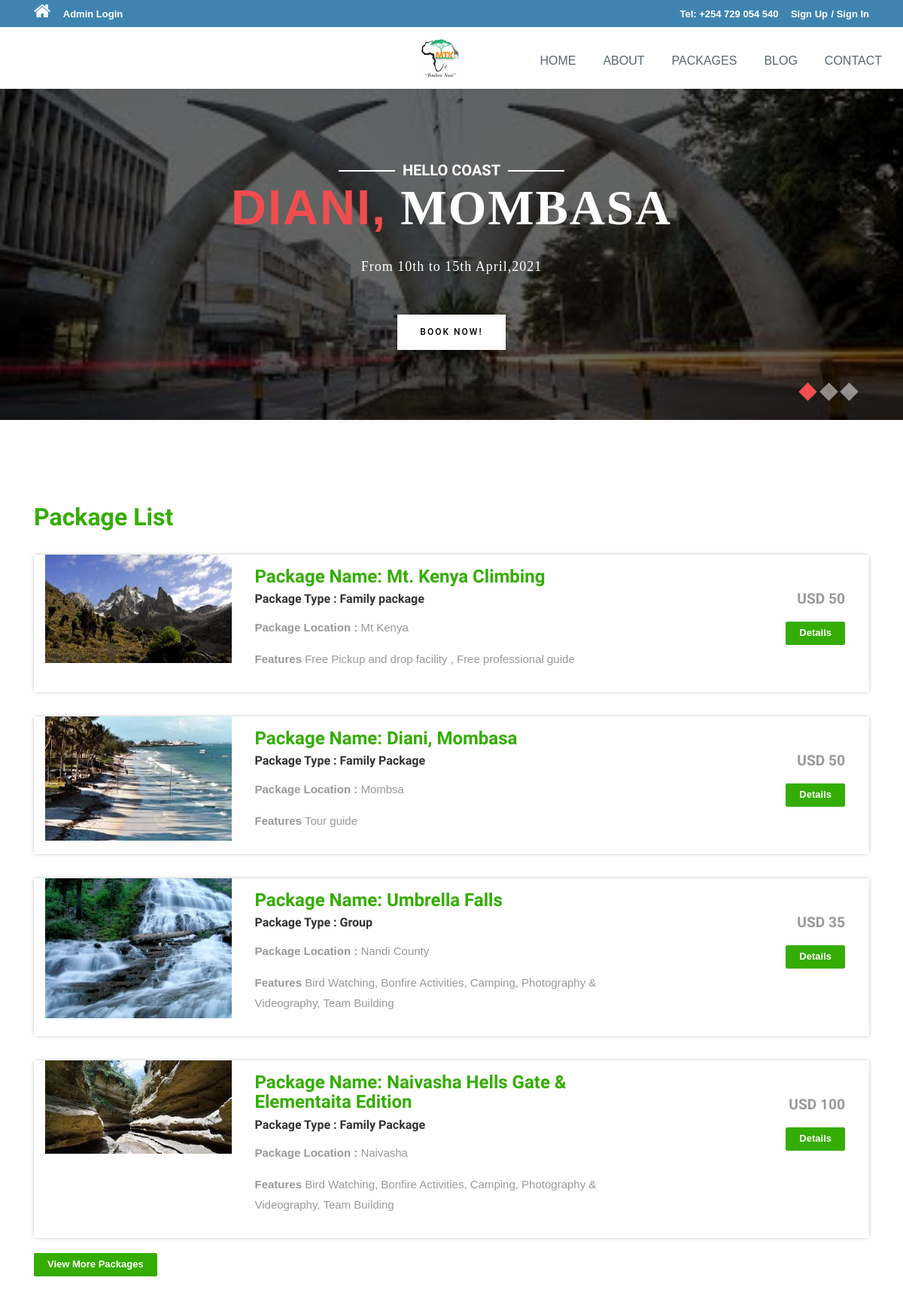
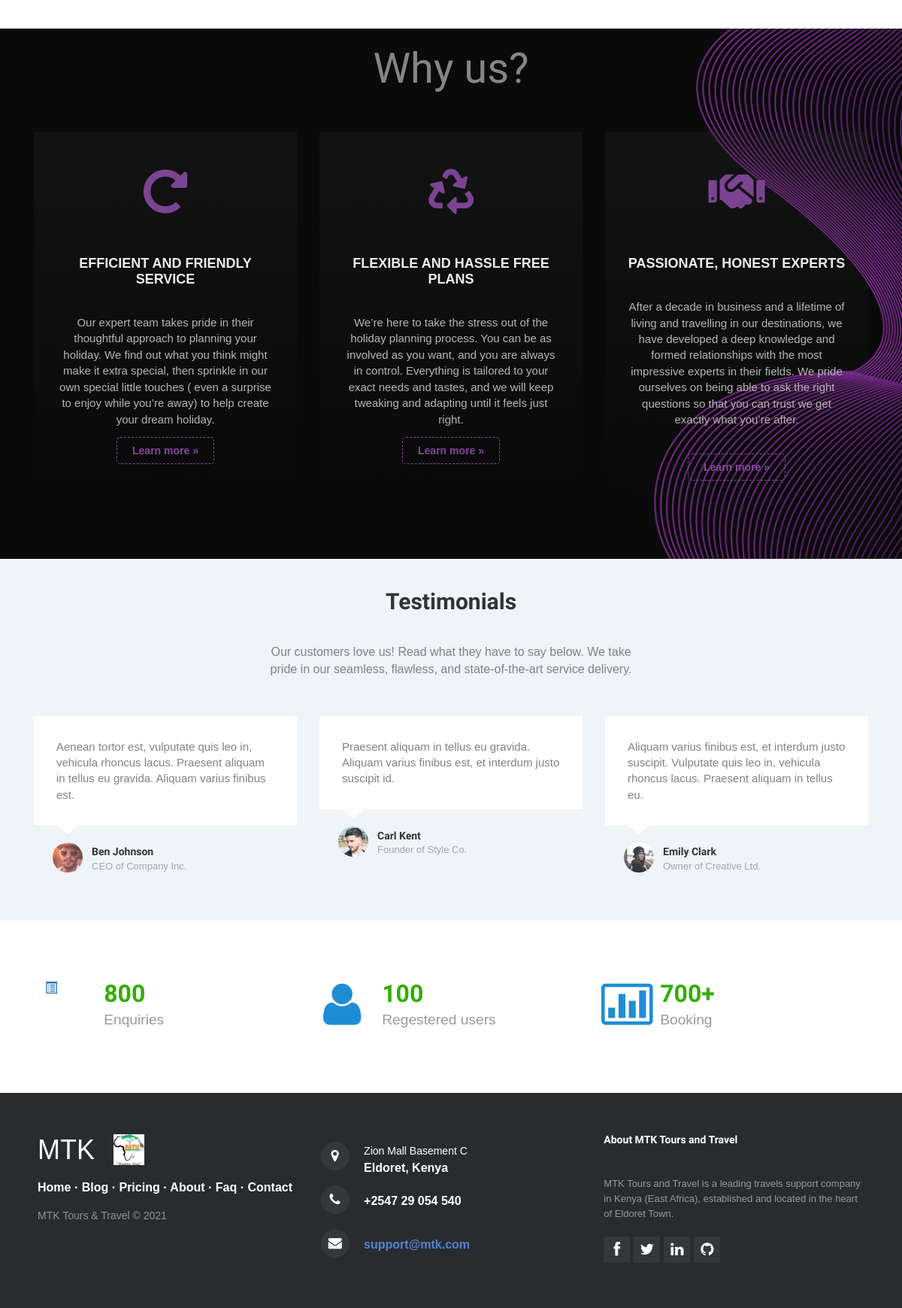
The page / on the database its author committed (2 pictures, top to bottom).
### tables this page shows
CREATE TABLE `tbltourpackages` (
  `PackageId` int(11) NOT NULL,
  `PackageName` varchar(200) DEFAULT NULL,
  `PackageType` varchar(150) DEFAULT NULL,
  `PackageLocation` varchar(100) DEFAULT NULL,
  `PackagePrice` int(11) DEFAULT NULL,
  `PackageFetures` varchar(255) DEFAULT NULL,
  `PackageDetails` mediumtext,
  `PackageImage` varchar(100) DEFAULT NULL,
  `Creationdate` timestamp NULL DEFAULT CURRENT_TIMESTAMP,
  `UpdationDate` timestamp NULL DEFAULT NULL ON UPDATE CURRENT_TIMESTAMP
);

### index.php (the view, shortened to what this page needs)
<?php
include('includes/config.php');
?>
<!DOCTYPE HTML>
<html>
<head>
<?php include('includes/links.php');?>
<link href="css/animate.css" rel="stylesheet" type="text/css" media="all">
</head>
<body>
<section id="home">
<?php include('includes/header.php');?>
        <div id="fw_al_007" class="carousel ps_rotate_scale_c ps_indicators_l ps_control_rotate_f swipe_x ps_easeOutQuint" data-ride="carousel" data-pause="hover" data-interval="5000" data-duration="2000">
            <ol class="carousel-indicators">
                <li data-target="#fw_al_007" data-slide-to="0" class="active"></li>
                <li data-target="#fw_al_007" data-slide-to="1"></li>
                <li data-target="#fw_al_007" data-slide-to="2"></li>
            </ol>
            <div class="carousel-inner" role="listbox">
                <div class="carousel-item active">
                    <img src="assets/img/mombasa.jpg" alt="fw_al_007_01">
                    <div class="fw_al_007_slide">
                        <h3 data-animation="animated flipInX">Hello Coast</h3>
                        <h1 data-animation="animated flipInX"><span>Diani,</span> Mombasa</h1>
                        <p data-animation="animated flipInX">From 10th to 15th April,2021</p>
                        <a href="package-list.php" data-animation="animated flipInX">Book Now!</a>
                    </div>
                </div>
            </div>
    </section>
<div class="container">
	<div class="holiday">
	<h3>Package List</h3>
<?php $sql = "SELECT * from tbltourpackages order by rand() limit 4";
$query = $dbh->prepare($sql);
$query->execute();
$results=$query->fetchAll(PDO::FETCH_OBJ);
if($query->rowCount() > 0)
{
foreach($results as $result)
{	?>
			<div class="rom-btm">
				<div class="col-md-3 room-left wow fadeInLeft animated" data-wow-delay=".5s">
					<img src="admin/pacakgeimages/<?php echo htmlentities($result->PackageImage);?>" class="img-responsive" alt="">
				</div>
				<div class="col-md-6 room-midle wow fadeInUp animated" data-wow-delay=".5s">
					<h4>Package Name: <?php echo htmlentities($result->PackageName);?></h4>
					<h6>Package Type : <?php echo htmlentities($result->PackageType);?></h6>
					<p><b>Package Location :</b> <?php echo htmlentities($result->PackageLocation);?></p>
					<p><b>Features</b> <?php echo htmlentities($result->PackageFetures);?></p>
				</div>
				<div class="col-md-3 room-right wow fadeInRight animated" data-wow-delay=".5s">
					<h5>USD <?php echo htmlentities($result->PackagePrice);?></h5>
					<a href="package-details.php?pkgid=<?php echo htmlentities($result->PackageId);?>" class="view">Details</a>
				</div>
				<div class="clearfix"></div>
			</div>
<?php }} ?>
<div><a href="package-list.php" class="view">View More Packages</a></div>
</div>
	</div>
    <div class="features-boxed">
        <div class="container">
            <h1 class="display-4 text-center text-white-50" style="padding-top: 20px;">Why us?</h1>
            <div class="row justify-content-center features">
                <div class="col-sm-6 col-md-5 col-lg-4 item">
                    <div class="box"><i class="fas fa-redo-alt icon"></i>
                        <h3 class="name"><br><strong>EFFICIENT AND FRIENDLY SERVICE</strong><br></h3>
                        <p class="description"><br>Our expert team takes pride in their thoughtful approach to planning your holiday. We find out what you think might make it extra special, then sprinkle in our own special little touches ( even a surprise to enjoy while you’re
                            away) to help create your dream holiday.<br></p><a class="learn-more" href="#">Learn more »</a>
                    </div>
                </div>
                <div class="col-sm-6 col-md-5 col-lg-4 item">
                    <div class="box"><i class="fas fa-recycle icon"></i>
                        <h3 class="name"><br><strong>FLEXIBLE AND HASSLE FREE PLANS</strong><br></h3>
                        <p class="description"><br>We’re here to take the stress out of the holiday planning process. You can be as involved as you want, and you are always in control. Everything is tailored to your exact needs and tastes, and we will keep tweaking and adapting
                            until it feels just right.<br></p><a class="learn-more" href="#">Learn more »</a>
                    </div>
                </div>
                <div class="col-sm-6 col-md-5 col-lg-4 item">
                    <div class="box"><i class="fas fa-handshake icon"></i>
                        <h3 class="name"><br><strong>PASSIONATE, HONEST EXPERTS</strong><br></h3>
                        <p class="description"><br>After a decade in business and a lifetime of living and travelling in our destinations, we have developed a deep knowledge and formed relationships with the most impressive experts in their fields. We pride ourselves on being
                            able to ask the right questions so that you can trust we get exactly what you’re after.<br><br></p><a class="learn-more" href="#">Learn more »</a>
                    </div>
                </div>
            </div>
        </div>
    </div>
    <section class="testimonials-clean">
        <div class="container">
            <div class="intro">
                <h2 class="text-center">Testimonials </h2>
                <p class="text-center">Our customers love us! Read what they have to say below. We take pride in our seamless, flawless, and state-of-the-art service delivery.</p>
            </div>
            <div class="row people">
                <div class="col-md-6 col-lg-4 item">
                    <div class="box">
                        <p class="description">Aenean tortor est, vulputate quis leo in, vehicula rhoncus lacus. Praesent aliquam in tellus eu gravida. Aliquam varius finibus est.</p>
                    </div>
                    <div class="author"><img class="rounded-circle" src="assets/img/1.jpg">
                        <h5 class="name">Ben Johnson</h5>
                        <p class="title">CEO of Company Inc.</p>
                    </div>
                </div>
                <div class="col-md-6 col-lg-4 item">
                    <div class="box">
                        <p class="description">Praesent aliquam in tellus eu gravida. Aliquam varius finibus est, et interdum justo suscipit id.</p>
                    </div>
                    <div class="author"><img class="rounded-circle" src="assets/img/3.jpg">
                        <h5 class="name">Carl Kent</h5>
                        <p class="title">Founder of Style Co.</p>
                    </div>
                </div>
                <div class="col-md-6 col-lg-4 item">
                    <div class="box">
                        <p class="description">Aliquam varius finibus est, et interdum justo suscipit. Vulputate quis leo in, vehicula rhoncus lacus. Praesent aliquam in tellus eu.</p>
                    </div>
                    <div class="author"><img class="rounded-circle" src="assets/img/2.jpg">
                        <h5 class="name">Emily Clark</h5>
                        <p class="title">Owner of Creative Ltd.</p>
                    </div>
                </div>
            </div>
        </div>
    </section>
<div class="routes">
	<div class="container">
		<div class="col-md-4 routes-left wow fadeInRight animated" data-wow-delay=".5s">
			<div class="rou-left">
				<a href="#"><i class="glyphicon glyphicon-list-alt"></i></a>
			</div>
			<div class="rou-rgt wow fadeInDown animated" data-wow-delay=".5s">
				<h3>800</h3>
				<p>Enquiries</p>
			</div>
				<div class="clearfix"></div>
		</div>
		<div class="col-md-4 routes-left">
			<div class="rou-left">
				<a href="#"><i class="fa fa-user"></i></a>
			</div>
			<div class="rou-rgt">
				<h3>100</h3>
				<p>Regestered users</p>
			</div>
				<div class="clearfix"></div>
		</div>
		<div class="col-md-4 routes-left wow fadeInRight animated" data-wow-delay=".5s">
			<div class="rou-left">
				<a href="#"><i class="fa fa-ticket"></i></a>
			</div>
			<div class="rou-rgt">
				<h3>700+</h3>
				<p>Booking</p>
			</div>
				<div class="clearfix"></div>
		</div>
		<div class="clearfix"></div>
	</div>
</div>
<?php include('includes/footer.php');?>
<?php include('includes/scripts.php');?>
</body>
</html>

### assets/css/content_blocks_modernstyle.css (style rules this page uses)
.features-boxed { background: url("../../assets/img/bg-c-02.png") right/ 350px no-repeat; font-family: Poppins, sans-serif!important; color: #313437; background-color: #0a0a0a; }
.features-boxed p { color: #b7b7b7; }
.features-boxed .features { padding: 50px 0; }
.features-boxed .item { text-align: center; }
.features-boxed .item .box { text-align: center; padding: 30px; background-image: linear-gradient(to bottom, rgba(38,38,38,0.3) 0%, rgba(251,194,235,0) 100%); margin-bottom: 30px; }
.features-boxed .item .icon { font-size: 60px; color: #7b4492; margin-top: 20px; margin-bottom: 35px; }
.features-boxed .item .name { color: #ededed; font-weight: bold; font-size: 18px; margin-bottom: 8px; margin-top: 0; }
.features-boxed .item .description { font-size: 15px; margin-top: 15px; margin-bottom: 20px; }
.learn-more { color: #84489d; font-size: 14px; font-weight: 600; border: 1.5px dashed #84489d; padding: 9px 20px; border-radius: 5px; }

### assets/css/responsive-blog-card-slider.css (style rules this page uses)
* { box-sizing: border-box; }
:root { --swiper-theme-color: #007aff; }
:root { --swiper-navigation-size: 44px; }

### assets/css/Single-Page-Contact-Us-Form.css (style rules this page uses)
* { font-family: 'Raleway', sans-serif; }

### assets/css/styles.css (style rules this page uses)
body { background: rgb(201,232,221); }
#home { width: 100%; height: 100vh; background: inherit; }
@media (min-width: 300px) { #home { width: 100%; height: auto; margin-bottom: 2em; } }

### assets/css/Testimonials.css (style rules this page uses)
.testimonials-clean { color: #313437; background-color: #eef4f7; }
.testimonials-clean p { color: #7d8285; }
.testimonials-clean h2 { font-weight: bold; margin-bottom: 40px; padding-top: 40px; color: inherit; }
.testimonials-clean .intro { font-size: 16px; max-width: 500px; margin: 0 auto; }
.testimonials-clean .intro p { margin-bottom: 0; }
.testimonials-clean .people { padding: 50px 0 20px; }
.testimonials-clean .item { margin-bottom: 32px; }
@media (min-width:768px) { .testimonials-clean .item { height: 220px; } }
.testimonials-clean .item .box { padding: 30px; background-color: #fff; position: relative; }
.testimonials-clean .item .box:after { content: ''; position: absolute; left: 30px; bottom: -24px; width: 0; height: 0; border: 15px solid transparent; border-width: 12px 15px; border-top-color: #fff; }
.testimonials-clean .item .author { margin-top: 28px; padding-left: 25px; }
.testimonials-clean .item .name { font-weight: bold; margin-bottom: 2px; color: inherit; }
.testimonials-clean .item .title { font-size: 13px; color: #9da9ae; }
.testimonials-clean .item .description { font-size: 15px; margin-bottom: 0; }
.testimonials-clean .item img { max-width: 40px; float: left; margin-right: 12px; margin-top: -5px; }

### css/style.css (style rules this page uses)
html, body { font-size: 100%; background: #fff; font-family: 'Open Sans', sans-serif; }
body a,.grid_1,plan_1,plan_1.one,plan_1.two,i.icon1, i.icon2, i.icon3, i.icon4, i.icon5, i.icon6 { transition:0.5s all; -webkit-transition:0.5s all; -moz-transition:0.5s all; -o-transition:0.5s all; -ms-transition:0.5s all; }
h1,h2,h3,h4,h5,h6 { margin:0; font-family: 'Roboto Condensed', sans-serif; }
p { margin:0; }
.routes { padding: 5em 0; }
.rou-left { float: left; width: 23%; }
.rou-rgt { float: left; width: 70%; }
i.fa.fa-truck,i.fa.fa-user,i.fa.fa-ticket { font-size: 4em; color:#1f8dd6; }
.routes h3 { font-size: 2em; font-weight: 700; color: #34ad00; }
.routes p { font-size: 1.2em; color: #999; line-height: 1.8em; }
.holiday { padding: 5em 0; }
.holiday h3 { font-size: 2em; font-weight: 700; color: #34ad00; }
.holiday p { font-size: 1.2em; line-height: 1.8em; margin: 1em 0; color: #999; }
a.view { padding: 6px 18px; font-weight: 700; color: #fff; background-color: #34ad00; border: 0; font-size: 13px; border-radius: 2px; -webkit-transition: all .2s; -moz-transition: all .2s; transition: all .2s; margin-top: 20px; display: inline-block; }
.rom-btm { margin-top: 2em; box-shadow: 0px 0px 5px -1px rgba(0, 0, 0, 0.37); }
.rom-btm h4 { font-size: 1.5em; font-weight: 700; color: #34ad00; }
.rom-btm p { font-size: 15px; color: #999; }
.rom-btm h6 { font-size: 1em; font-weight: 700; margin: 0.5em 0; }
.room-right { text-align: right; padding: 3em 2em; }
.room-midle { padding: 1em; }
.rom-btm h5 { font-size: 1.2em; font-weight: 700; color: #999; }
.glyphicon { position: relative; top: 1px; display: inline-block; font-family: 'Glyphicons Halflings'; font-style: normal; font-weight: normal; line-height: 1; -webkit-font-smoothing: antialiased; -moz-osx-font-smoothing: grayscale; }

### rows shown on the page
tbltourpackages: PackageImage (picture), PackageName "Mt. Kenya Climbing", PackageType "Family package", PackageLocation "Mt Kenya", PackageFetures "Free Pickup and drop facility , Free professional guide", PackagePrice "50"
tbltourpackages: PackageImage (picture), PackageName "Diani, Mombasa", PackageType "Family Package", PackageLocation "Mombsa", PackageFetures "Tour guide", PackagePrice "50"
tbltourpackages: PackageImage (picture), PackageName "Umbrella Falls", PackageType "Group", PackageLocation "Nandi County", PackageFetures "Bird Watching, Bonfire Activities, Camping, Photography & Videography, Team Building", PackagePrice "35"
tbltourpackages: PackageImage (picture), PackageName "Naivasha Hells Gate & Elementaita Edition", PackageType "Family Package", PackageLocation "Naivasha", PackageFetures "Bird Watching, Bonfire Activities, Camping, Photography & Videography, Team Building", PackagePrice "100"
